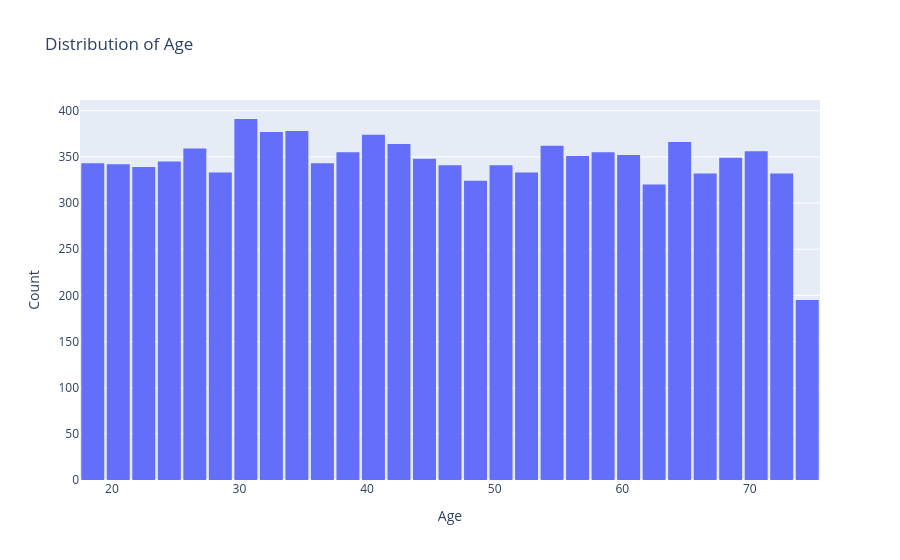
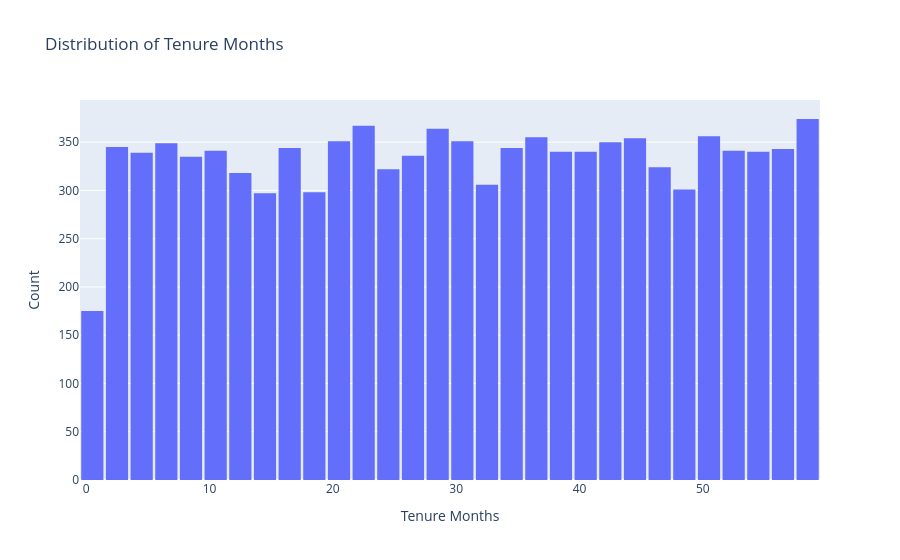
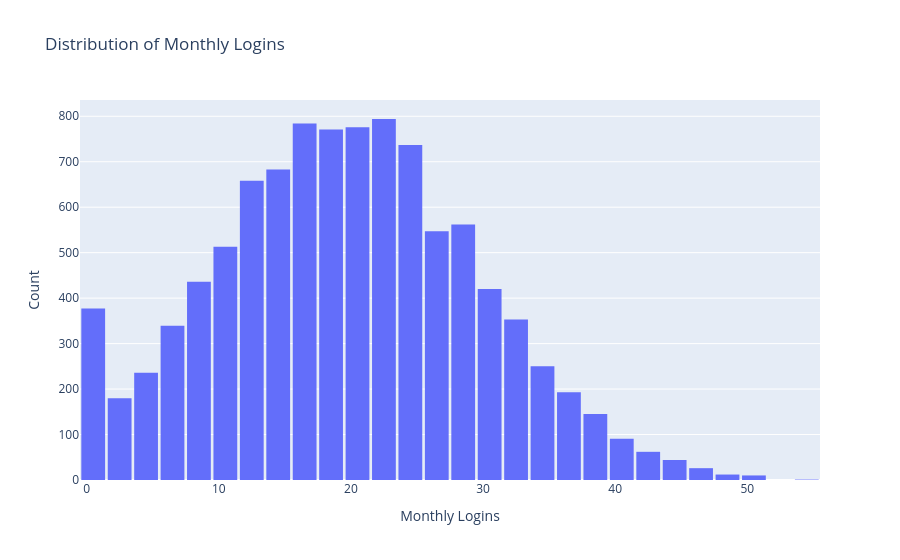
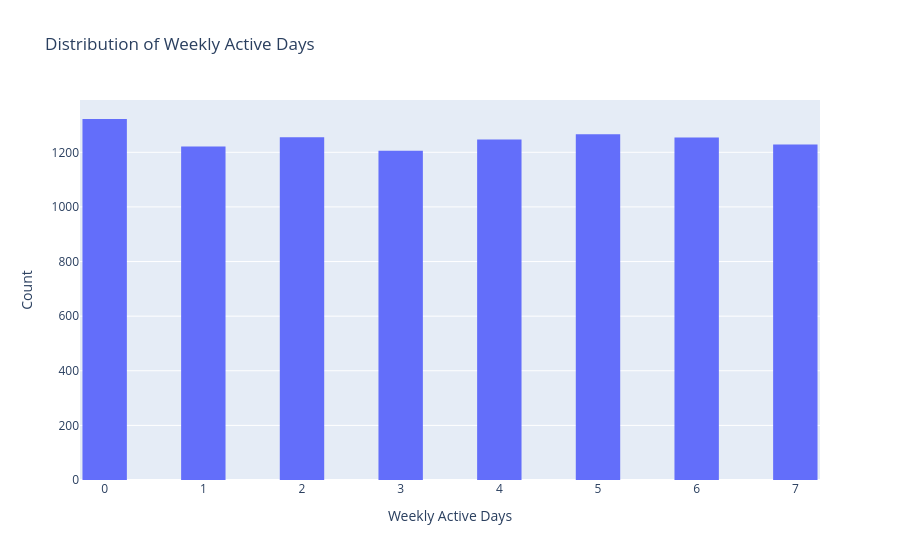

Here is the notebook cell these charts were saved with, in order:
### Code cell
# -------------------------
# NUMERIC VARIABLES
# -------------------------

numeric_cols = [
    'age',
    'tenure_months',
    'monthly_logins',
    'weekly_active_days',
    'avg_session_time',
    'features_used',
    'usage_growth_rate',
    'last_login_days_ago',
    'monthly_fee',
    'total_revenue',
    'payment_failures',
    'support_tickets',
    'avg_resolution_time',
    'csat_score',
    'nps_score',
    'email_open_rate',
    'marketing_click_rate',
    'referral_count'
]

for col in numeric_cols:
    fig = px.histogram(
        df,
        x=col,
        nbins=30,
        title=f'Distribution of {col.replace("_"," ").title()}',
        labels={col: col.replace("_"," ").title(), 'count':'Count'}
    )

    fig.update_layout(
        xaxis_title=col.replace("_"," ").title(),
        yaxis_title='Count',
        bargap=0.1
    )

    fig.show()

### Figure 1 — Plotly figure (JSON) as saved in the notebook; plotly's stock layout.template omitted (floating-point values rounded to 4 significant figures; data arrays with more than 128 entries replaced by an {"elided": "..."} marker saying what was removed)
{"data": [{"bingroup": "x", "hovertemplate": "Age=%{x}<br>count=%{y}<extra></extra>", "legendgroup": "", "marker": {"color": "#636efa", "pattern": {"shape": ""}}, "name": "", "nbinsx": 30, "orientation": "v", "showlegend": false, "type": "histogram", "x": {"elided": "10000 int values"}, "xaxis": "x", "yaxis": "y"}], "layout": {"bargap": 0.1, "barmode": "relative", "legend": {"tracegroupgap": 0}, "title": {"text": "Distribution of Age"}, "xaxis": {"anchor": "y", "domain": [0, 1], "title": {"text": "Age"}}, "yaxis": {"anchor": "x", "domain": [0, 1], "title": {"text": "Count"}}}}

### Figure 2 — Plotly figure (JSON) as saved in the notebook; plotly's stock layout.template omitted (floating-point values rounded to 4 significant figures; data arrays with more than 128 entries replaced by an {"elided": "..."} marker saying what was removed)
{"data": [{"bingroup": "x", "hovertemplate": "Tenure Months=%{x}<br>count=%{y}<extra></extra>", "legendgroup": "", "marker": {"color": "#636efa", "pattern": {"shape": ""}}, "name": "", "nbinsx": 30, "orientation": "v", "showlegend": false, "type": "histogram", "x": {"elided": "10000 int values"}, "xaxis": "x", "yaxis": "y"}], "layout": {"bargap": 0.1, "barmode": "relative", "legend": {"tracegroupgap": 0}, "title": {"text": "Distribution of Tenure Months"}, "xaxis": {"anchor": "y", "domain": [0, 1], "title": {"text": "Tenure Months"}}, "yaxis": {"anchor": "x", "domain": [0, 1], "title": {"text": "Count"}}}}

### Figure 3 — Plotly figure (JSON) as saved in the notebook; plotly's stock layout.template omitted (floating-point values rounded to 4 significant figures; data arrays with more than 128 entries replaced by an {"elided": "..."} marker saying what was removed)
{"data": [{"bingroup": "x", "hovertemplate": "Monthly Logins=%{x}<br>count=%{y}<extra></extra>", "legendgroup": "", "marker": {"color": "#636efa", "pattern": {"shape": ""}}, "name": "", "nbinsx": 30, "orientation": "v", "showlegend": false, "type": "histogram", "x": {"elided": "10000 int values"}, "xaxis": "x", "yaxis": "y"}], "layout": {"bargap": 0.1, "barmode": "relative", "legend": {"tracegroupgap": 0}, "title": {"text": "Distribution of Monthly Logins"}, "xaxis": {"anchor": "y", "domain": [0, 1], "title": {"text": "Monthly Logins"}}, "yaxis": {"anchor": "x", "domain": [0, 1], "title": {"text": "Count"}}}}

### Figure 4 — Plotly figure (JSON) as saved in the notebook; plotly's stock layout.template omitted (floating-point values rounded to 4 significant figures; data arrays with more than 128 entries replaced by an {"elided": "..."} marker saying what was removed)
{"data": [{"bingroup": "x", "hovertemplate": "Weekly Active Days=%{x}<br>count=%{y}<extra></extra>", "legendgroup": "", "marker": {"color": "#636efa", "pattern": {"shape": ""}}, "name": "", "nbinsx": 30, "orientation": "v", "showlegend": false, "type": "histogram", "x": {"elided": "10000 int values"}, "xaxis": "x", "yaxis": "y"}], "layout": {"bargap": 0.1, "barmode": "relative", "legend": {"tracegroupgap": 0}, "title": {"text": "Distribution of Weekly Active Days"}, "xaxis": {"anchor": "y", "domain": [0, 1], "title": {"text": "Weekly Active Days"}}, "yaxis": {"anchor": "x", "domain": [0, 1], "title": {"text": "Count"}}}}
